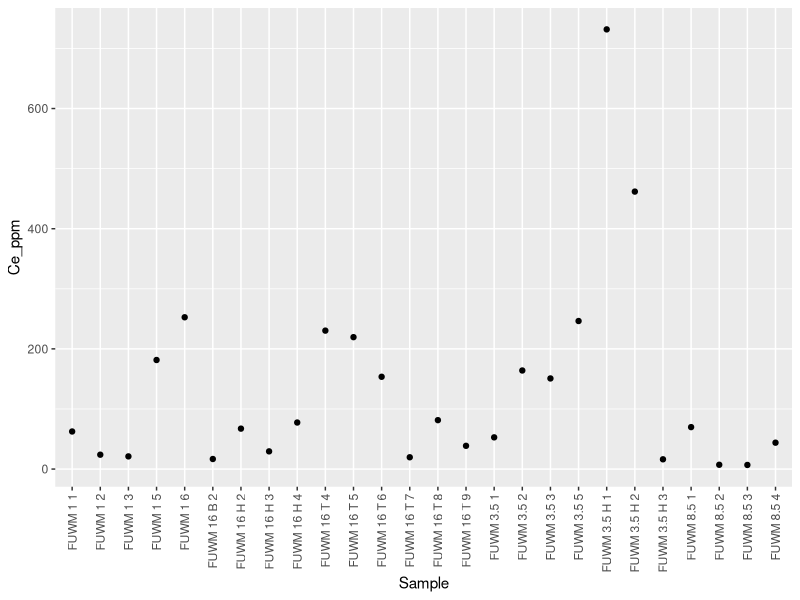
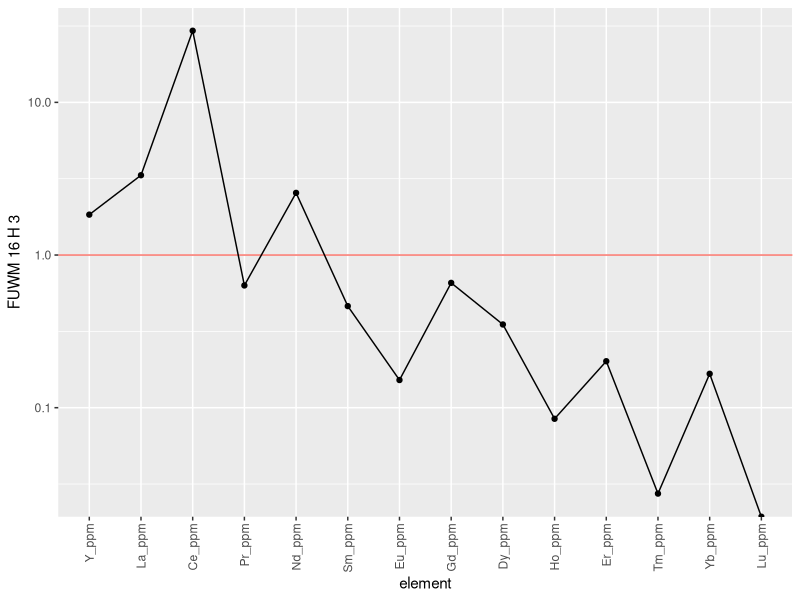
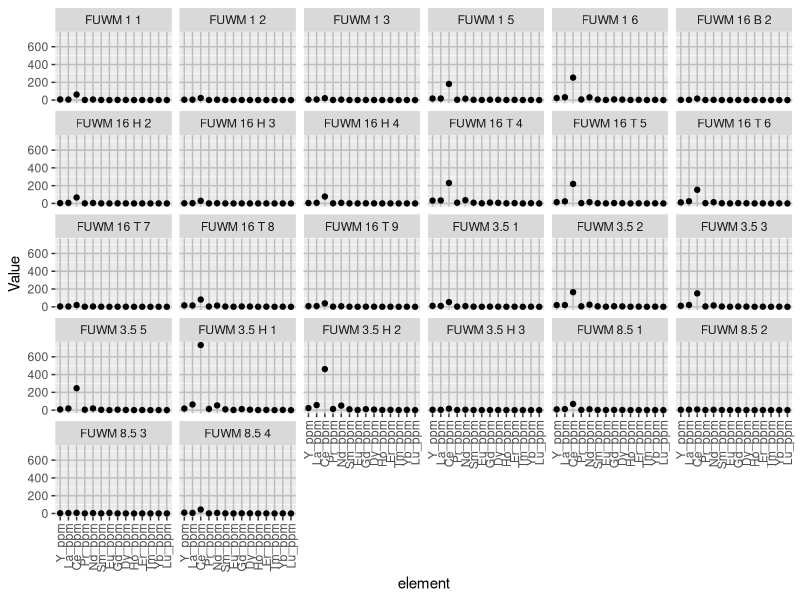

Here is the R script that generated these plots, in order: (Note: this script raises an error after producing the figures.)
## ---- chunk 1
knitr::opts_chunk$set(echo = TRUE)
library(tidyverse)
library("readxl")

all_data <- read_excel("ree_data_r.xlsx", 1)
cement_data <- read_excel("ree_data_r.xlsx", 2)
## ---- chunk 2
ree_data <- all_data %>%
  select("Sample", "Y_ppm", "La_ppm", "Ce_ppm", "Pr_ppm", "Nd_ppm", "Sm_ppm", "Eu_ppm",  "Gd_ppm","Dy_ppm", "Ho_ppm", "Er_ppm", "Tm_ppm", "Yb_ppm", "Lu_ppm") #filter out non REY elements\
ree_data <- data.frame(t(ree_data[-1])) #transpose and remove first row containing sample names
colnames(ree_data) <- all_data$Sample #rename column names with sample names
ree_data <- tibble::rownames_to_column(ree_data, "element") %>%
  mutate(element = fct_inorder(element)) #order elements
## ---- chunk 3
ree_data2 <- ree_data %>%
  pivot_longer(-element, names_to = "Sample", values_to = "Value") #pivot data to have each element value as observation
## ---- chunk 4
attach(all_data)
normalize <- all_data %>%
  select("Sample", "La_ppm", "Ce_ppm", "Pr_ppm", "Nd_ppm", "Sm_ppm", "Eu_ppm",  "Gd_ppm","Dy_ppm", "Y_ppm",  "Ho_ppm", "Er_ppm", "Tm_ppm", "Yb_ppm", "Lu_ppm") %>% #filter out non REY elements
  mutate(Y_normal = Y_ppm/27.31, La_normal = La_ppm/44.56, Ce_normal = Ce_ppm/88.25, Pr_normal = Pr_ppm/10.15, Nd_normal = Nd_ppm/37.32, Sm_normal = Sm_ppm/6.884, Eu_normal = Eu_ppm/1.215, Gd_normal = Gd_ppm/6.043, Dy_normal = Dy_ppm/5.325, Ho_normal = Ho_ppm/1.052, Er_normal = Er_ppm/3.075, Tm_normal = Tm_ppm/0.4510, Yb_normal = Yb_ppm/3.012, Lu_normal = Lu_ppm/0.4386) %>% #normalize values using PAAS data from Pourmand et al. 2012
    select("Sample", "La_normal", "Ce_normal", "Pr_normal", "Nd_normal", "Sm_normal", "Eu_normal",  "Gd_normal","Dy_normal", "Y_normal", "Ho_normal", "Er_normal", "Tm_normal", "Yb_normal", "Lu_normal") %>% #filter out non normalized values
  left_join(cement_data, by = c("Sample" = "Sample")) #attach cement to each observation

normal <- data.frame(t(normalize[-1])) #transpose and remove first row containing sample names
colnames(normal) <- all_data$Sample #rename column names with sample names
normal <- tibble::rownames_to_column(normal, "element") %>%
  mutate(element = fct_inorder(element)) %>% #order elements
  pivot_longer(-element, names_to = "Sample", values_to = "Value") %>% #pivot data to have each element value as observation
  left_join(cement_data, by = c("Sample" = "Sample")) #attach cement to each observation
## ---- chunk 5
anomaly <- normalize %>%
  mutate(
    Ce_anomaly = Ce_normal/(Pr_normal^2/Nd_normal),
    Y_Ho_ratio = Y_normal/Ho_normal,
    Eu_anomaly = (2*Eu_normal)/(Sm_normal + Gd_normal),
    BSI = (2*(Sm_normal + Gd_normal + Dy_normal)/3)/((La_normal +Pr_normal + Nd_normal)/3+(Ho_normal + Er_normal +Tm_normal +Yb_normal +Lu_normal)/5)) %>%
  group_by(Cement) %>%
  summarise(
    Ce_mean = mean(Ce_anomaly),
    YH_mean = mean(Y_Ho_ratio),
    Eu_mean = mean(Eu_anomaly),
    BSI_mean = mean(BSI)
  )
## ---- chunk 6
element_plot <- ggplot(all_data, aes(x = Sample, y = Ce_ppm)) + #change y to element of choice
  geom_point() +
  scale_x_discrete(guide = guide_axis(angle = 90))
element_plot
## ---- chunk 7
ree_plot <- ggplot(ree_data, aes(x = element, y = `FUWM 16 H 3`, group = 1)) + #change y to sample of choice
  geom_hline(aes(yintercept = 1, color = "red"), show.legend = FALSE) +
  geom_line() +
  geom_point() +
  scale_y_log10() +
  scale_x_discrete(guide = guide_axis(angle = 90))
ree_plot
## ---- chunk 8
ree_plot2 <- ggplot(ree_data2, aes(x = element, y = Value)) + #non normalized spider plots all samples
  geom_point() +
  scale_x_discrete(guide = guide_axis(angle = 90)) +
  theme(
    panel.grid.major = element_line(
      color = "gray"
    )
    ) +
  facet_wrap(vars(Sample)) 
ree_plot2
## ---- chunk 9
normal_plot <- ggplot(normal, aes(x = element, y = Value, group = 1)) + #normalized spider plots all samples
  geom_hline(aes(yintercept = 1, color = "red"), show.legend = FALSE) +
  geom_line() +
  geom_point() +
  scale_x_discrete(guide = guide_axis(angle = 90)) +
  scale_y_log10() +
  theme(panel.grid.major = element_line(color = "gray")) +
  ylab("ppm (log scale)") +
  xlab("Element") +
  facet_wrap(vars(Sample)) 
normal_plot
## ---- chunk 10
normal_plot <- ggplot(normal, aes(x = element, y = Value, group = 1)) + #normalized spider plots all cements
  geom_hline(aes(yintercept = 1, color = "red"), show.legend = FALSE) +
  geom_point() +
  scale_x_discrete(guide = guide_axis(angle = 90)) +
  scale_y_log10() +
  theme(panel.grid.major = element_line(color = "gray")) +
  ylab("ppm (log scale)") +
  xlab("Element") +
  facet_wrap(vars(Cement)) 
normal_plot
## ---- chunk 11
cement_avg <- normal %>%
  group_by(Cement, element) %>%
  summarise(
    n = n(),
    avg = mean(Value),
    sd = sd(Value)
  )
cement_avg$Cement <- factor(cement_avg$Cement, levels = c("Spar", "Microspar", "Manganese", "Micrite", "Micrite (SSF)", "Micrite (spicule)", "Microbial", "Microbial (SSF)", "Laminar Microbial", "Laminar Microbial (Strom)", "Laminar Microbial (sponge)", "Laminar Calcrete"))

cement_aio <- ggplot(cement_avg, aes(x = element, y = avg, color = Cement)) + #attempt at making a single spider plot with all samples
  geom_point() +
  geom_line(aes(group = Cement)) +
  geom_errorbar(aes(ymin = avg - sd, ymax = avg + sd, width = .2), position = "dodge") +
  scale_x_discrete(guide = guide_axis(angle = 90)) +
  scale_y_log10() +
  scale_color_viridis_d() +
  theme(
    panel.grid.major = element_line(color = "white",),
    panel.background = element_rect(fill = "#878787"),
    legend.key = element_rect(fill = "#878787")
    )
cement_aio
